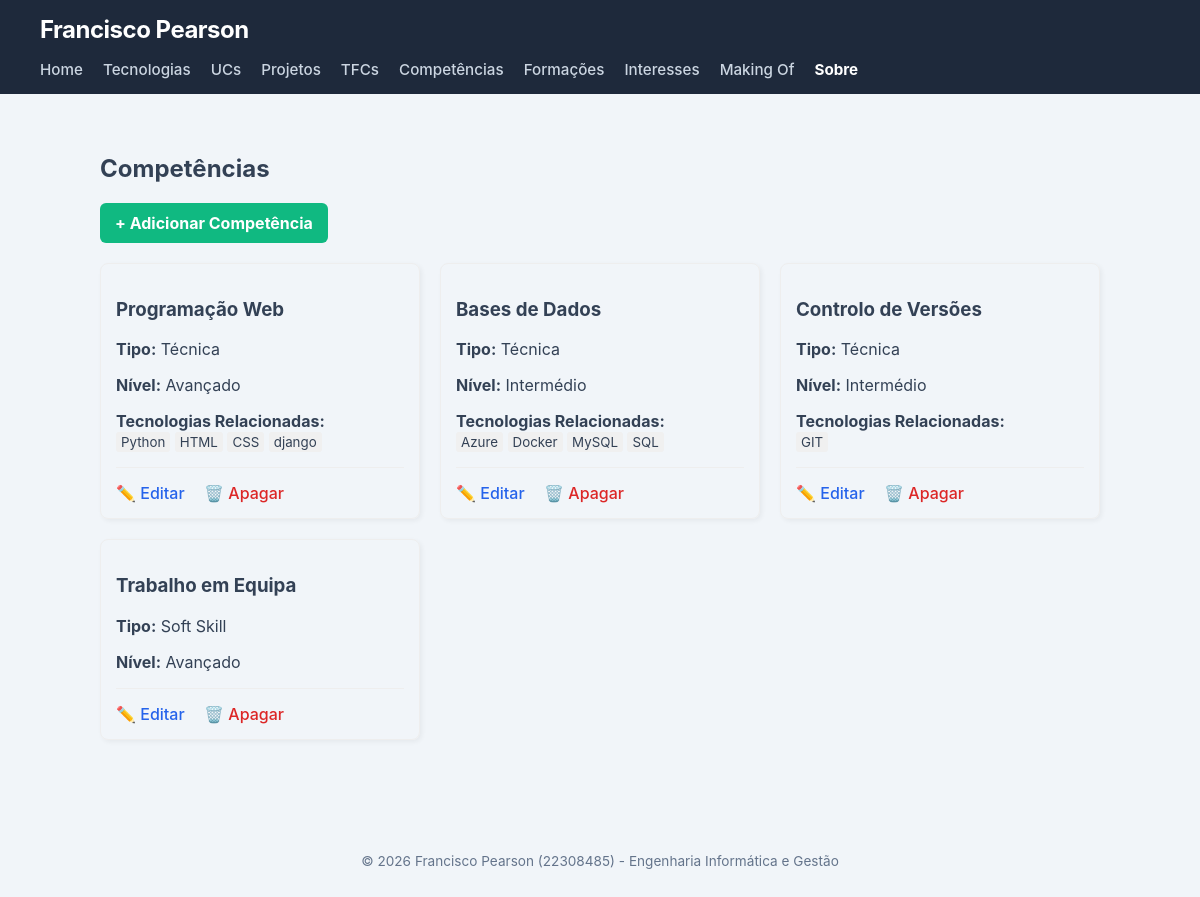
Screenshot of /portfolio/competencias/ with the database file from the repository.
### portfolio/models.py (models this page shows, shortened)
class Competencia(models.Model):
    NIVEL_CHOICES = [
        ('B', 'Básico'),
        ('I', 'Intermédio'),
        ('A', 'Avançado'),
    ]
    TIPO_CHOICES = [
        ('T', 'Técnica'),
        ('S', 'Soft Skill'),
    ]
    nome = models.CharField(max_length=100)
    descricao = models.TextField(blank=True)
    nivel = models.CharField(max_length=1, choices=NIVEL_CHOICES, default='B')
    tipo = models.CharField(max_length=1, choices=TIPO_CHOICES, default='T')
    tecnologias = models.ManyToManyField(Tecnologia, blank=True)
    projetos = models.ManyToManyField(Projeto, blank=True)

class Tecnologia(models.Model):
    NIVEL_CHOICES = [(i, str(i)) for i in range(1, 6)]
    nome = models.CharField(max_length=100)
    descricao = models.TextField(
        blank=True,
        help_text="O que faz, o que permite e aspetos que gostou ou não gostou."
    )
    logo = models.ImageField(upload_to='tecnologias/', blank=True, null=True)
    url_oficial = models.URLField(blank=True)
    nivel_interesse = models.IntegerField(choices=NIVEL_CHOICES, default=3)
    tipo = models.ForeignKey(
        TipoTecnologia,
        on_delete=models.SET_NULL,
        null=True,
        blank=True,
        related_name="tecnologias"
    )

### portfolio/views.py (the view)
# urls.py: path('competencias/', views.competencias_view, name='competencias'),
def competencias_view(request):
    competencias = Competencia.objects.prefetch_related('tecnologias', 'projetos').all()
    return render(request, 'portfolio/competencias.html', {'competencias': competencias})

### portfolio/templates/portfolio/competencias.html (shortened to what this page needs)
{% extends 'portfolio/base.html' %}
{% block content %}
<section>
    <h2>Competências</h2>
    <a href="{% url 'portfolio:nova_competencia' %}" style="display: inline-block; background: #10b981; color: white; padding: 10px 15px; text-decoration: none; border-radius: 6px; font-weight: bold; margin-bottom: 20px;">
        + Adicionar Competência
    </a>
    <div style="display: grid; grid-template-columns: repeat(auto-fill, minmax(300px, 1fr)); gap: 20px;">
        {% for competencia in competencias %}
            <article style="border: 1px solid #eee; padding: 15px; border-radius: 8px; box-shadow: 2px 2px 5px rgba(0,0,0,0.05);">
                <h3>{{ competencia.nome }}</h3>
                <p><strong>Tipo:</strong> {{ competencia.get_tipo_display }}</p>
                <p><strong>Nível:</strong> {{ competencia.get_nivel_display }}</p>
                {% if competencia.tecnologias.all %}
                <p><strong>Tecnologias Relacionadas:</strong><br>
                    {% for tech in competencia.tecnologias.all %}
                        <small style="background: #f0f0f0; padding: 2px 5px; border-radius: 3px;">{{ tech.nome }}</small>
                    {% endfor %}
                </p>
                {% endif %}
                <div style="margin-top: 15px; padding-top: 15px; border-top: 1px solid #eee;">
                    <a href="{% url 'portfolio:editar_competencia' competencia.id %}" style="color: #2563eb; text-decoration: none; margin-right: 15px; font-weight: 500;">✏️ Editar</a>
                    <a href="{% url 'portfolio:apagar_competencia' competencia.id %}" style="color: #dc2626; text-decoration: none; font-weight: 500;">🗑️ Apagar</a>
                </div>
            </article>
        {% empty %}
            <p>Ainda não foram registadas competências.</p>
        {% endfor %}
    </div>
</section>
{% endblock %}

### portfolio/templates/portfolio/base.html (style rules this page uses)
body { margin: 0; font-family: -apple-system, BlinkMacSystemFont, "Segoe UI", Roboto, Helvetica, Arial, sans-serif; background-color: #f1f5f9; color: #334155; }

### rows the page displays
Competencia: nome "Programação Web", tipo "Técnica", nivel "Avançado"
Tecnologia: nome "Python"
Tecnologia: nome "HTML"
Tecnologia: nome "CSS"
Tecnologia: nome "django"
Competencia: nome "Bases de Dados", tipo "Técnica", nivel "Intermédio"
Tecnologia: nome "Azure"
Tecnologia: nome "Docker"
Tecnologia: nome "MySQL"
Tecnologia: nome "SQL"
Competencia: nome "Controlo de Versões", tipo "Técnica", nivel "Intermédio"
Tecnologia: nome "GIT"
Competencia: nome "Trabalho em Equipa", tipo "Soft Skill", nivel "Avançado"
